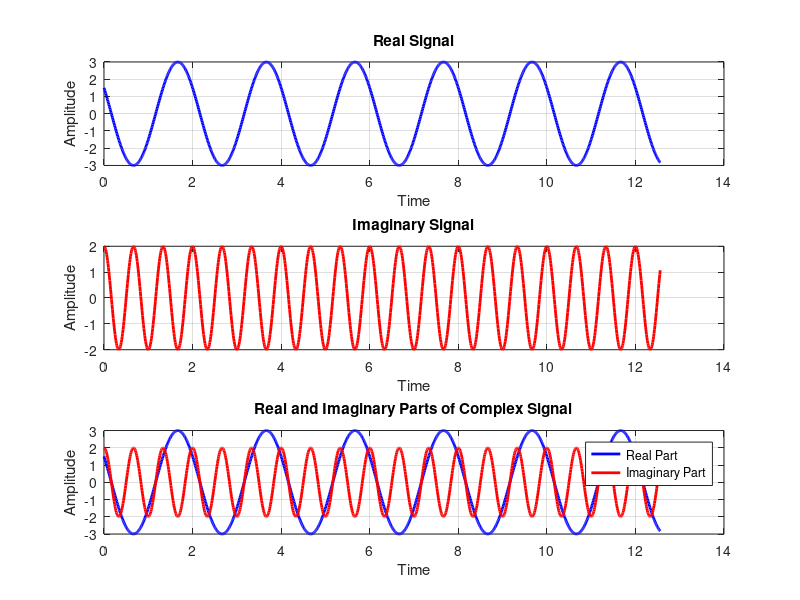

Recreate this plot in MATLAB.
% Time indices
t = 0:0.01:4*pi;  % Increase the range of time

% Real signal
A_real = 3;  % Increase the amplitude
f_real = 0.5;  % Decrease the frequency
phi_real = pi/3;  % Change the phase
x_real = A_real * cos(2*pi*f_real*t + phi_real);

% Imaginary signal
A_imag = 2;
f_imag = 1.5;  % Change the frequency
phi_imag = pi/2;  % Change the phase
x_imag = A_imag * sin(2*pi*f_imag*t + phi_imag);

% Complex signal
x_complex = x_real + 1i * x_imag;

% Plotting
figure;

% Plotting real signal
subplot(3, 1, 1);
plot(t, x_real, 'b', 'LineWidth', 2);
title('Real Signal');
xlabel('Time');
ylabel('Amplitude');
grid on;

% Plotting imaginary signal
subplot(3, 1, 2);
plot(t, x_imag, 'r', 'LineWidth', 2);
title('Imaginary Signal');
xlabel('Time');
ylabel('Amplitude');
grid on;

% Plotting complex signal
subplot(3, 1, 3);
plot(t, real(x_complex), 'b', 'LineWidth', 2); hold on;
plot(t, imag(x_complex), 'r', 'LineWidth', 2);
title('Real and Imaginary Parts of Complex Signal');
xlabel('Time');
ylabel('Amplitude');
legend('Real Part', 'Imaginary Part');
grid on;

